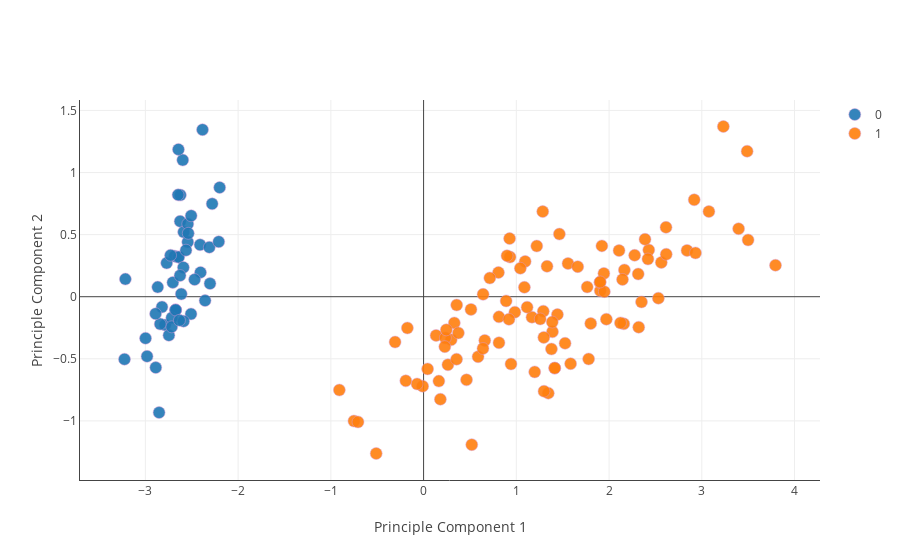

Here is the notebook cell this chart was saved with:
### Code cell
FILENAME = "data/new_dataset_1.txt"
EPS = 1.03
MIN_POINTS = 4
driver(FILENAME, MIN_POINTS, EPS)
